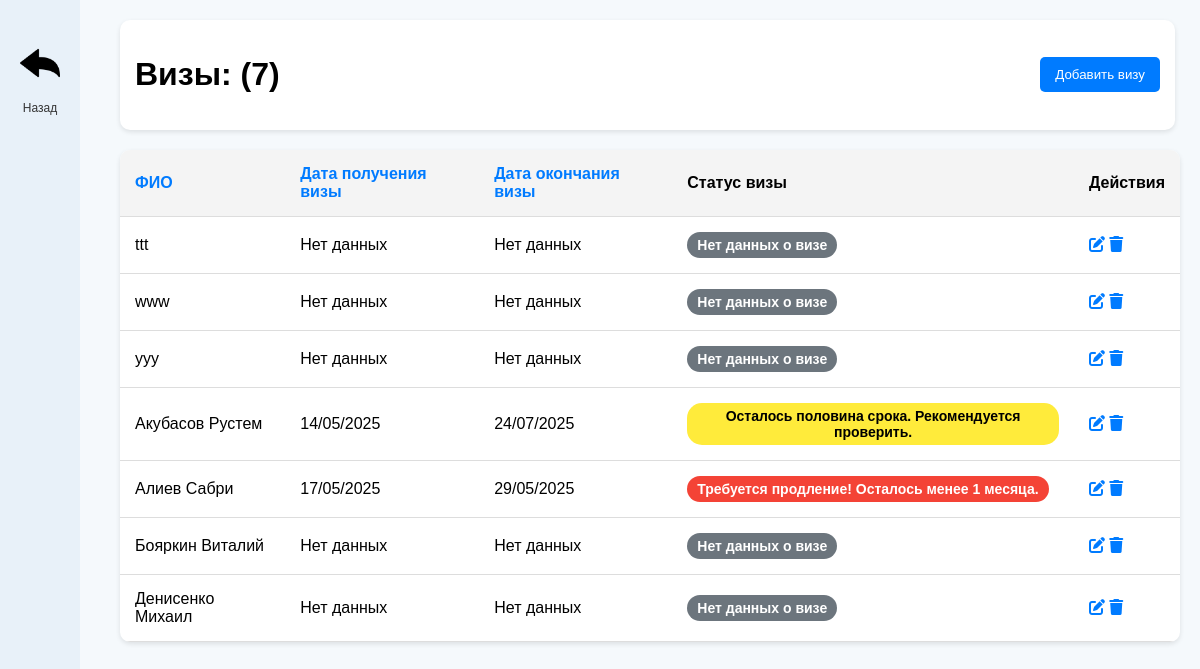
The page /visas/ on the database its author committed.
### visas/models.py (models this page shows, shortened)
class Visa(models.Model):
    person = models.OneToOneField(Person, on_delete=models.CASCADE, verbose_name="Человек")
    visa_issue_date = models.DateField(null=True, blank=True, verbose_name="Дата получения визы")
    visa_expiry_date = models.DateField(null=True, blank=True, verbose_name="Дата окончания визы")
    def visa_status(self):
        if not self.visa_expiry_date:
            return "Нет данных о визе"
        today = date.today()
        delta = (self.visa_expiry_date - today).days
        if delta > 90:
            return "green"
        elif 30 <= delta <= 90:
            return "yellow"
        else:
            return "red"
    def visa_status_text(self):
        if not self.visa_expiry_date:
            return "Нет данных о визе"
        today = date.today()
        delta = (self.visa_expiry_date - today).days
        if delta > 90:
            return "Всё в порядке. Осталось более 3 месяцев."
        elif 30 <= delta <= 90:
            return "Осталось половина срока. Рекомендуется проверить."
        else:
            return "Требуется продление! Осталось менее 1 месяца."

class Person(models.Model):
    full_name = models.CharField(max_length=255, unique=True, verbose_name="ФИО")

### visas/views.py (the view)
# urls.py: path('visas/', visa_list, name='visa_list'),
def visa_list(request):
    sort_field = request.GET.get('sort', 'person__full_name')
    sort_order = request.GET.get('order', 'asc')
    visas = Visa.objects.all()
    full_name_filter = request.GET.get('full_name')
    if full_name_filter:
        visas = visas.filter(person__full_name__icontains=full_name_filter)
    visa_issue_date_filter = request.GET.get('visa_issue_date')
    if visa_issue_date_filter:
        visas = visas.filter(visa_issue_date__lte=visa_issue_date_filter)
    visa_expiry_date_filter = request.GET.get('visa_expiry_date')
    if visa_expiry_date_filter:
        visas = visas.filter(visa_expiry_date__lte=visa_expiry_date_filter)
    if sort_field == 'person__full_name':
        if sort_order == 'asc':
            visas = visas.order_by('person__full_name')
        else:
            visas = visas.order_by('-person__full_name')
    elif sort_field == 'visa_expiry_date':
        if sort_order == 'asc':
            visas = visas.order_by('visa_expiry_date')
        else:
            visas = visas.order_by('-visa_expiry_date')
    elif sort_field == 'visa_issue_date':
        if sort_order == 'asc':
            visas = visas.order_by('visa_issue_date')
        else:
            visas = visas.order_by('-visa_issue_date')
    return render(request, 'visas/visa_list.html', {'visas': visas, 'sort_field': sort_field, 'sort_order': sort_order})

### visas/templates/visas/visa_list.html (shortened to what this page needs)
<!DOCTYPE html>
<html lang="ru">
<head>
    {% load static %}
    <link rel="stylesheet" href="https://cdnjs.cloudflare.com/ajax/libs/font-awesome/6.0.0/css/all.min.css">
</head>
<body>
    <div class="container">
        <div class="sidebar">
            <a href="{% url 'index' %}">
                <img src="{% static 'images/back_icon.png' %}" alt="Люди и Машины">
                <span>Назад</span>
            </a>
        </div>
        <div class="content">
            <div class="header">
                <h1>Визы: ({{ visas.count }})</h1>
                <a href="{% url 'visa_create' %}"><button class="btn">Добавить визу</button></a>
            </div>
            <table>
                <thead>
                    <tr>
                        <th><a href="?sort=person__full_name&order={% if sort_order == 'asc' %}desc{% else %}asc{% endif %}">ФИО</a></th>
                        <th><a href="?sort=visa_issue_date&order={% if sort_order == 'asc' %}desc{% else %}asc{% endif %}">Дата получения визы</a></th>
                        <th><a href="?sort=visa_expiry_date&order={% if sort_order == 'asc' %}desc{% else %}asc{% endif %}">Дата окончания визы</a></th>
                        <th>Статус визы</th>
                        <th>Действия</th>
                    </tr>
                </thead>
                <tbody>
                    {% for visa in visas %}
                        <tr>
                            <td>{{ visa.person.full_name }}</td>
                            <td>{{ visa.visa_issue_date|date:"d/m/Y"|default:"Нет данных" }}</td>
                            <td>{{ visa.visa_expiry_date|date:"d/m/Y"|default:"Нет данных" }}</td>
                            <td>
                                <div class="status {% if visa.visa_status == 'green' %}green{% elif visa.visa_status == 'yellow' %}yellow{% elif visa.visa_status == 'red' %}red{% else %}gray{% endif %}">
                                    {{ visa.visa_status_text }}
                                </div>
                            </td>
                            <td>
                                <a href="{% url 'visa_update' visa.pk %}"><i class="fas fa-edit"></i></a>
                                <a href="{% url 'visa_delete' visa.pk %}"><i class="fas fa-trash"></i></a>
                            </td>
                        </tr>
                    {% endfor %}
                </tbody>
            </table>
        </div>
    </div>
</body>
</html>

### visas/templates/visas/visa_list.html (style rules this page uses)
body { font-family: Arial, sans-serif; margin: 0; padding: 0; background-color: #f5f9fc; }
.container { display: flex; position: relative; }
.sidebar { width: 80px; background-color: #e8f1f9; height: 100vh; display: flex; flex-direction: column; align-items: center; padding-top: 20px; position: fixed; top: 0; left: 0; z-index: 1000; }
.sidebar a { margin: 15px 0; color: #333; font-size: 20px; text-decoration: none; display: flex; align-items: center; justify-content: center; width: 60px; height: 60px; border-radius: 12px; transition: background 0.3s; position: relative; }
.sidebar a img { width: 40px; height: 40px; margin-bottom: 5px; }
.sidebar a span { font-size: 12px; position: absolute; bottom: -20px; left: 50%; transform: translateX(-50%); color: #333; }
.content { flex-grow: 1; padding: 20px; margin-left: 100px; }
.header { position: sticky; top: 0; left: 100px; width: calc(100% - 35px); display: flex; justify-content: space-between; align-items: center; background-color: white; padding: 15px; border-radius: 10px; box-shadow: 0px 2px 5px rgba(0, 0, 0, 0.1); z-index: 999; }
.btn { background-color: #007bff; color: white; border: none; padding: 10px 15px; border-radius: 5px; cursor: pointer; text-decoration: none; }
table { width: 100%; border-collapse: collapse; margin-top: 20px; background: white; border-radius: 10px; overflow: hidden; box-shadow: 0px 2px 5px rgba(0,0,0,0.1); }
th, td { padding: 15px; border-bottom: 1px solid #ddd; text-align: left; }
th { background-color: #f4f4f4; }
.status { padding: 5px 10px; border-radius: 15px; font-size: 14px; font-weight: bold; text-align: center; display: inline-block; width: auto; }
.yellow { background-color: #ffeb3b; color: black; }
.red { background-color: #f44336; color: white; }
.gray { background-color: #6c757d; color: white; }
a { text-decoration: none; color: inherit; }
th a, td a i { color: #007bff; transition: color 0.3s; }

### rows shown on the page
Visa: person.full_name "ttt", visa_issue_date "Нет данных", visa_expiry_date "Нет данных", visa_status_text "Нет данных о визе"
Visa: person.full_name "www", visa_issue_date "Нет данных", visa_expiry_date "Нет данных", visa_status_text "Нет данных о визе"
Visa: person.full_name "yyy", visa_issue_date "Нет данных", visa_expiry_date "Нет данных", visa_status_text "Нет данных о визе"
Visa: person.full_name "Акубасов Рустем", visa_issue_date "14/05/2025", visa_expiry_date "24/07/2025", visa_status_text "Осталось половина срока. Рекомендуется проверить."
Visa: person.full_name "Алиев Сабри", visa_issue_date "17/05/2025", visa_expiry_date "29/05/2025", visa_status_text "Требуется продление! Осталось менее 1 месяца."
Visa: person.full_name "Бояркин Виталий", visa_issue_date "Нет данных", visa_expiry_date "Нет данных", visa_status_text "Нет данных о визе"
Visa: person.full_name "Денисенко Михаил", visa_issue_date "Нет данных", visa_expiry_date "Нет данных", visa_status_text "Нет данных о визе"

### other values the page prints
{{ visas.count }} "7"
